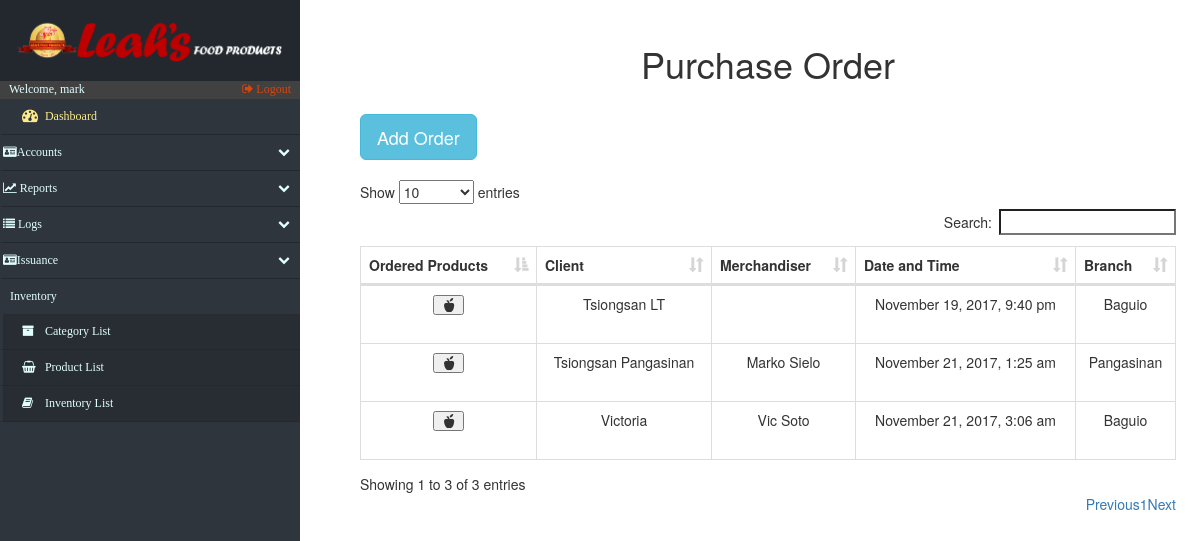
The app's page /SecondLevel/porder.php (signed in), older data.
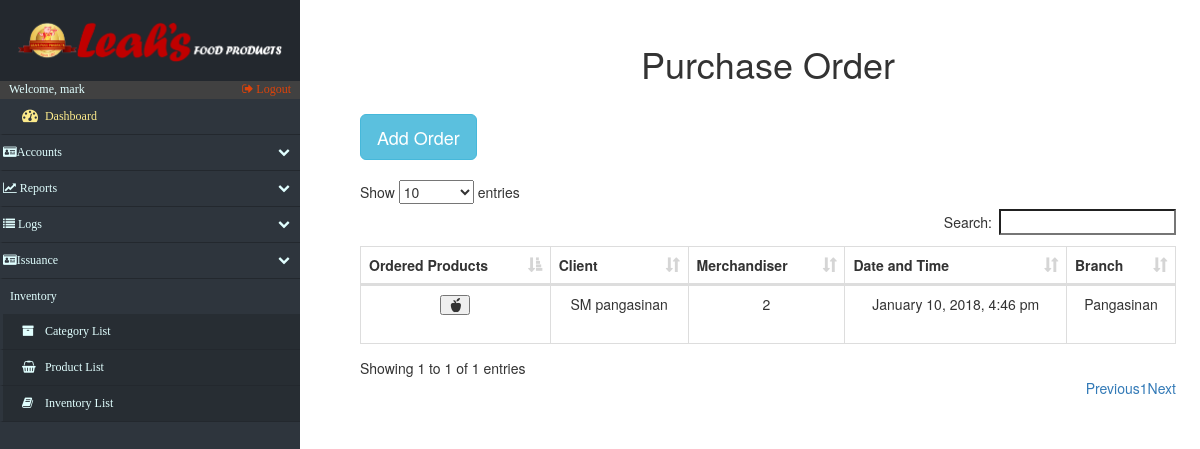
The same page, newer data.
### tables this page shows
CREATE TABLE `purchased_order` (
  `order_id` int(50) NOT NULL,
  `order_date` varchar(50) NOT NULL,
  `client_id` int(20) NOT NULL,
  `merchandiser` varchar(20) NOT NULL
);

CREATE TABLE `clients` (
  `c_id` int(15) NOT NULL,
  `c_name` varchar(20) NOT NULL,
  `c_address` varchar(20) NOT NULL,
  `c_location` varchar(50) DEFAULT NULL
);

### SecondLevel/porder.php (the view, shortened to what this page needs)
<!DOCTYPE html>
<html lang="en">
<head>
    <?php include('fragments/config.php') ?>
    <link rel="stylesheet" href="https://maxcdn.bootstrapcdn.com/bootstrap/3.3.7/css/bootstrap.min.css">
    <link href="src/css/datatables.css" rel="stylesheet">
    <link href="//maxcdn.bootstrapcdn.com/font-awesome/4.2.0/css/font-awesome.min.css" rel="stylesheet">
    <link href="src/css/sidebar.css" rel="stylesheet">
    <link href="src/css/custom.css" rel="stylesheet">
    <link href="src/css/index.css" rel="stylesheet">
</head>
<body>
    <div class="nav-side-menu">
        <div class="brand">
            <div class="brandtext"></div>
        </div>
        <div class="user_info">
            <span>Welcome, <?php
                echo $_SESSION['username'];
                ?>
            </span>
            <a href="fragments/logout.php">
                <i class="fa fa-sign-out" aria-hidden="true"></i> Logout
            </a>
        </div>
        <div class="menu-list">
            <ul id="menu-content" class="menu-content collapse out">
                <li>
                    <a id="dashboard_txt" href="index.php">
                        <i class="fa fa-dashboard fa-lg"></i> Dashboard
                    </a>
                </li>
                <li data-toggle="collapse" data-target="#accounts" class="collapsed">
                    <i class="fa fa-id-card" aria-hidden="true"></i>Accounts <span class="arrow"></span>
                </li>
                <li data-toggle="collapse" data-target="#reports" class="collapsed">
                    <i class="fa fa-line-chart" aria-hidden="true"></i> Reports <span class="arrow"></span>
                </li>
                <li data-toggle="collapse" data-target="#issue" class="collapsed">
                    <i class="fa fa-list" aria-hidden="true"></i> Logs <span class="arrow"></span>
                </li>
                 <li data-toggle="collapse" data-target="#issuance" class="collapsed">
                    <i class="fa fa-id-card" aria-hidden="true"></i>Issuance<span class="arrow"></span>
                </li>
                <div class="sub-menu_nct">
                    <span class="sub-menu">Inventory
                    </span>
                </div>
                <li class="sub-menu_nc">
                    <a class="sub-menu_nc" href="categories.php">
                        <i class="fa fa-archive"> </i> Category List
                    </a>
                </li>
                <li class="sub-menu_nc">
                    <a class="sub-menu_nc" href="products.php">
                        <i class="fa fa-shopping-basket"> </i> Product List
                    </a>
                </li>
                <li class="sub-menu_nc">
                    <a href="inventory.php">
                        <i class="fa fa-book"> </i> Inventory List
                    </a>
                </li>
            </ul>
        </div>
    </div>
    <div id="page-content-wrapper">
        <div class="containers">
            <table class="table table-striped table-bordered">
                <h1 align="center">Purchase Order</h1>
            </table>
            <?php
							$retrieve = ("SELECT * FROM purchased_order INNER JOIN clients ON purchased_order.client_id = clients.c_id");
							$results = mysqli_query($db, $retrieve);
						?>
                <table class="table table-striped table-bordered">
                    <a href="purchased_order.php"><button type="button" class="btn btn-info btn-lg" data-toggle="modal">Add Order</button></a>
                </table>
					<table id="datatables" class="table table-hover table-bordered dataTable" cellspacing="0" width="100%" role="grid" aria-describedby="myTable_info" style="width: 100%;">
						<thead>
							<tr>
								<th>Ordered Products</th>
								<th>Client</th>
								<th>Merchandiser</th>
								<th>Date and Time</th>
								<th>Branch</th>
							</tr>
						</thead>
						<tbody>
							<?php
								foreach ($results as $data):
							?>
								<tr>
										<?php
											$po_id=$data["order_id"];
										?>
									<td data-title="Products Ordered">
                                        <table class="table table-striped table-bordered">
                                            <button type="button" class="glyphicon glyphicon-apple" data-toggle="modal" aria-hidden="true" data-target="#<?php echo $po_id ?>"></button>
                                        </table>
									</td>
									<td data-title="Client">
										<?php echo $data["c_name"]; ?>
									</td>
									<td data-title="Merchandiser">
										<?php echo $data["merchandiser"]; ?>
									</td>
									<td data-title="Date/Time">
										<?php echo $data["order_date"]; ?>
									</td>
									<td data-title="Branch">
										<?php
										$passBranch = $data["c_location"];
                                        echo $passBranch;
										?>
									</td>
								</tr>
								<?php
								endforeach;
							?>
						</tbody>
					</table>
		</div>
    </div>
</body>
</html>

### SecondLevel/src/css/datatables.css (style rules this page uses)
table.dataTable { clear: both; width: auto; text-align: center; margin-top: 6px !important; margin-bottom: 6px !important; max-width: none !important; border-collapse: separate !important }
table.dataTable td, table.dataTable th { -webkit-box-sizing: content-box; box-sizing: content-box }
table.dataTable thead>tr>th.sorting_asc, table.dataTable thead>tr>th.sorting_desc, table.dataTable thead>tr>th.sorting, table.dataTable thead>tr>td.sorting_asc, table.dataTable thead>tr>td.sorting_desc, table.dataTable thead>tr>td.sorting { padding-right: 30px }
table.dataTable thead .sorting, table.dataTable thead .sorting_asc, table.dataTable thead .sorting_desc, table.dataTable thead .sorting_asc_disabled, table.dataTable thead .sorting_desc_disabled { cursor: pointer; position: relative }
table.dataTable thead .sorting:after, table.dataTable thead .sorting_asc:after, table.dataTable thead .sorting_desc:after, table.dataTable thead .sorting_asc_disabled:after, table.dataTable thead .sorting_desc_disabled:after { position: absolute; bottom: 8px; right: 8px; display: block; font-family: 'Glyphicons Halflings'; opacity: 0.5 }
table.dataTable thead .sorting:after { opacity: 0.2; content: "\e150" }
table.dataTable thead .sorting_asc:after { content: "\e155" }
table.table-bordered.dataTable th, table.table-bordered.dataTable td { border-left-width: 0 }
table.table-bordered.dataTable th:last-child, table.table-bordered.dataTable th:last-child, table.table-bordered.dataTable td:last-child, table.table-bordered.dataTable td:last-child { border-right-width: 0 }
table.table-bordered.dataTable tbody th, table.table-bordered.dataTable tbody td { border-bottom-width: 0 }

### SecondLevel/src/css/sidebar.css (style rules this page uses)
.nav-side-menu { overflow: hidden; font-family: verdana; font-size: 12px; font-weight: 200; background-color: #2e353d; position: fixed; top: 0px; width: 300px; height: 100%; color: #e1ffff; }
.nav-side-menu .brand { background-color: #23282e; line-height: 50px; display: block; text-align: center; font-size: 14px; }
.nav-side-menu ul, .nav-side-menu li { list-style: none; padding: 0px; margin: 0px; line-height: 35px; cursor: pointer; }
.nav-side-menu li { padding-left: 0px; border-left: 3px solid #2e353d; border-bottom: 1px solid #23282e; }
.nav-side-menu li a { text-decoration: none; color: #e1ffff; }
.nav-side-menu li a i { padding-left: 10px; width: 20px; padding-right: 20px; }
@media (min-width: 800px) { .nav-side-menu .menu-list .menu-content { display: block; } }
body { margin: 0px; padding: 0px; }
#dashboard_txt { color: #fcea8b; }
.sub-menu_nc { background-color: #272d33; }
.sub-menu_nct { padding-left: 10px; }
.nav-side-menu .brand .brandtext { padding: 4%; content: url(../img/LeahsTextAlter.PNG); width: 100%; text-align: center; }
.user_info { background-color: #414141; }
.user_info a { float: right; padding-right: 3%; color: #dd430a; }
.user_info span { padding-left: 3% }
.sub-menu_nc a { display: block; }
.menu-content > li a { display: inline-block; width: 100%; }
#menu-content li a { padding-left: 3%; }

### SecondLevel/src/css/custom.css (style rules this page uses)
.containers { padding: 0px; margin: 0px; margin-top:2%; float: right; width: 79%; padding-right: 5%; }
@media (max-width: 1600px) { .containers { width: 75%; padding-right: 4%; } }
@media (max-width: 1400px) { .containers { width: 73%; padding-right 3%;: } }
@media (max-width: 1260px) { .containers { width: 70%; padding-right: 2%; } }

Row changes from the older to the newer data that the page shows:
removed purchased_order: client.c_name "Tsiongsan LT", order_date "November 19, 2017, 9:40 pm", client.c_location "Baguio"
removed purchased_order: client.c_name "Tsiongsan Pangasinan", merchandiser "Marko Sielo", order_date "November 21, 2017, 1:25 am", client.c_location "Pangasinan"
removed purchased_order: client.c_name "Victoria", merchandiser "Vic Soto", order_date "November 21, 2017, 3:06 am", client.c_location "Baguio"
added purchased_order: client.c_name "SM pangasinan", merchandiser "2", order_date "January 10, 2018, 4:46 pm", client.c_location "Pangasinan"
Text that changed along with them:
text written by a page script: "Show entries Search: Showing 1 to 3 of 3 entries Previous 1 Next" → "Show entries Search: Showing 1 to 1 of 1 entries Previous 1 Next"
